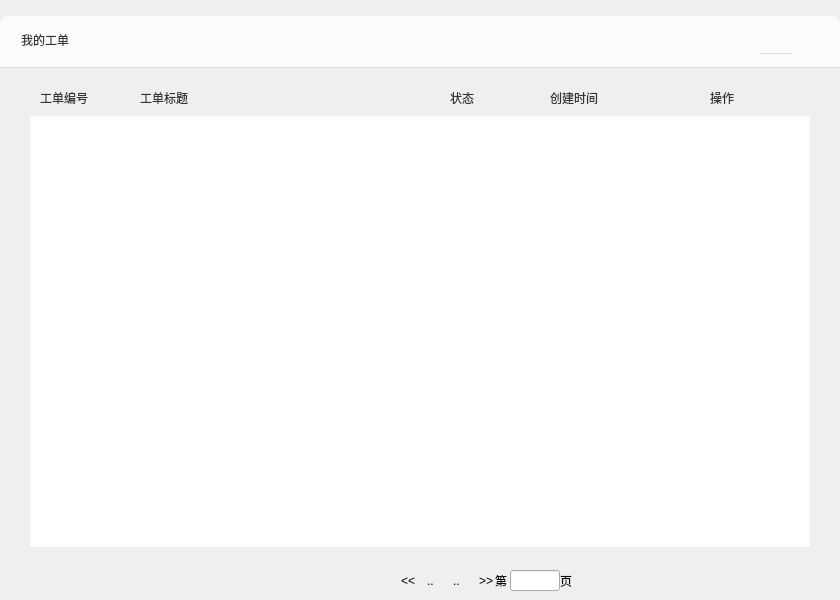
<?xml version="1.0" encoding="UTF-8"?>
<ui version="4.0">
 <class>WorkersWidget</class>
 <widget class="QWidget" name="WorkersWidget">
  <property name="geometry">
   <rect>
    <x>0</x>
    <y>0</y>
    <width>840</width>
    <height>600</height>
   </rect>
  </property>
  <property name="sizePolicy">
   <sizepolicy hsizetype="Fixed" vsizetype="Fixed">
    <horstretch>0</horstretch>
    <verstretch>0</verstretch>
   </sizepolicy>
  </property>
  <property name="minimumSize">
   <size>
    <width>800</width>
    <height>400</height>
   </size>
  </property>
  <property name="maximumSize">
   <size>
    <width>840</width>
    <height>600</height>
   </size>
  </property>
  <property name="windowTitle">
   <string>FinanMemberWidget</string>
  </property>
  <property name="styleSheet">
   <string notr="true">QWidget#FinanMemberWidget{background-color: rgb(255, 255, 255);border-radius:8px;}</string>
  </property>
  <widget class="QListWidget" name="listWidget">
   <property name="geometry">
    <rect>
     <x>30</x>
     <y>116</y>
     <width>780</width>
     <height>431</height>
    </rect>
   </property>
   <property name="sizePolicy">
    <sizepolicy hsizetype="Fixed" vsizetype="Fixed">
     <horstretch>0</horstretch>
     <verstretch>0</verstretch>
    </sizepolicy>
   </property>
   <property name="minimumSize">
    <size>
     <width>740</width>
     <height>310</height>
    </size>
   </property>
   <property name="maximumSize">
    <size>
     <width>780</width>
     <height>600</height>
    </size>
   </property>
   <property name="styleSheet">
    <string notr="true">QListWidget{border-bottom-left-radius:0px;}
QListWidget::Item{background:rgb(255,255,255);}</string>
   </property>
   <property name="frameShape">
    <enum>QFrame::NoFrame</enum>
   </property>
   <property name="verticalScrollBarPolicy">
    <enum>Qt::ScrollBarAsNeeded</enum>
   </property>
   <property name="horizontalScrollBarPolicy">
    <enum>Qt::ScrollBarAlwaysOff</enum>
   </property>
   <property name="selectionMode">
    <enum>QAbstractItemView::SingleSelection</enum>
   </property>
   <property name="selectionBehavior">
    <enum>QAbstractItemView::SelectItems</enum>
   </property>
  </widget>
  <widget class="QLabel" name="label_6">
   <property name="geometry">
    <rect>
     <x>710</x>
     <y>90</y>
     <width>27</width>
     <height>15</height>
    </rect>
   </property>
   <property name="sizePolicy">
    <sizepolicy hsizetype="Preferred" vsizetype="Fixed">
     <horstretch>0</horstretch>
     <verstretch>0</verstretch>
    </sizepolicy>
   </property>
   <property name="minimumSize">
    <size>
     <width>27</width>
     <height>15</height>
    </size>
   </property>
   <property name="maximumSize">
    <size>
     <width>270</width>
     <height>15</height>
    </size>
   </property>
   <property name="styleSheet">
    <string notr="true">font: 14px &quot;微软雅黑&quot;;
color:#333333;
border-bottom:0px;</string>
   </property>
   <property name="text">
    <string>操作</string>
   </property>
  </widget>
  <widget class="QLabel" name="label_4">
   <property name="geometry">
    <rect>
     <x>450</x>
     <y>90</y>
     <width>27</width>
     <height>15</height>
    </rect>
   </property>
   <property name="sizePolicy">
    <sizepolicy hsizetype="Preferred" vsizetype="Fixed">
     <horstretch>0</horstretch>
     <verstretch>0</verstretch>
    </sizepolicy>
   </property>
   <property name="minimumSize">
    <size>
     <width>27</width>
     <height>15</height>
    </size>
   </property>
   <property name="maximumSize">
    <size>
     <width>270</width>
     <height>15</height>
    </size>
   </property>
   <property name="styleSheet">
    <string notr="true">font: 14px &quot;微软雅黑&quot;;
color:#333333;
border-bottom:0px;</string>
   </property>
   <property name="text">
    <string>状态</string>
   </property>
  </widget>
  <widget class="QLabel" name="label">
   <property name="geometry">
    <rect>
     <x>40</x>
     <y>90</y>
     <width>60</width>
     <height>15</height>
    </rect>
   </property>
   <property name="sizePolicy">
    <sizepolicy hsizetype="Preferred" vsizetype="Fixed">
     <horstretch>0</horstretch>
     <verstretch>0</verstretch>
    </sizepolicy>
   </property>
   <property name="minimumSize">
    <size>
     <width>27</width>
     <height>15</height>
    </size>
   </property>
   <property name="maximumSize">
    <size>
     <width>270</width>
     <height>15</height>
    </size>
   </property>
   <property name="styleSheet">
    <string notr="true">font: 14px &quot;微软雅黑&quot;;
color:#333333;
border-bottom:0px;</string>
   </property>
   <property name="text">
    <string>工单编号</string>
   </property>
  </widget>
  <widget class="QWidget" name="TopWidget" native="true">
   <property name="geometry">
    <rect>
     <x>0</x>
     <y>16</y>
     <width>840</width>
     <height>52</height>
    </rect>
   </property>
   <property name="sizePolicy">
    <sizepolicy hsizetype="Fixed" vsizetype="Fixed">
     <horstretch>0</horstretch>
     <verstretch>0</verstretch>
    </sizepolicy>
   </property>
   <property name="minimumSize">
    <size>
     <width>800</width>
     <height>52</height>
    </size>
   </property>
   <property name="maximumSize">
    <size>
     <width>840</width>
     <height>52</height>
    </size>
   </property>
   <property name="styleSheet">
    <string notr="true">background-color: rgb(252, 252, 252);
border-bottom:1px solid rgb(222, 222, 222);
border-top-right-radius:8px;
border-top-left-radius:8px;</string>
   </property>
   <widget class="QLabel" name="labelTitle">
    <property name="geometry">
     <rect>
      <x>21</x>
      <y>15</y>
      <width>80</width>
      <height>18</height>
     </rect>
    </property>
    <property name="sizePolicy">
     <sizepolicy hsizetype="Fixed" vsizetype="Fixed">
      <horstretch>0</horstretch>
      <verstretch>0</verstretch>
     </sizepolicy>
    </property>
    <property name="minimumSize">
     <size>
      <width>80</width>
      <height>18</height>
     </size>
    </property>
    <property name="maximumSize">
     <size>
      <width>80</width>
      <height>18</height>
     </size>
    </property>
    <property name="styleSheet">
     <string notr="true">font: 16px &quot;微软雅黑&quot;;
color: rgb(51, 51, 51);
border-bottom:0px;</string>
    </property>
    <property name="text">
     <string>我的工单</string>
    </property>
   </widget>
   <widget class="QPushButton" name="closeButton">
    <property name="geometry">
     <rect>
      <x>760</x>
      <y>10</y>
      <width>32</width>
      <height>28</height>
     </rect>
    </property>
    <property name="sizePolicy">
     <sizepolicy hsizetype="Fixed" vsizetype="Fixed">
      <horstretch>0</horstretch>
      <verstretch>0</verstretch>
     </sizepolicy>
    </property>
    <property name="minimumSize">
     <size>
      <width>32</width>
      <height>28</height>
     </size>
    </property>
    <property name="maximumSize">
     <size>
      <width>32</width>
      <height>28</height>
     </size>
    </property>
    <property name="styleSheet">
     <string notr="true">QPushButton{border-image: url(:/EntCenterWidget/image/close.png);}
QPushButton:hover,pressed{border-image: url(:/EntCenterWidget/image/close_sel.png);};</string>
    </property>
    <property name="text">
     <string/>
    </property>
   </widget>
  </widget>
  <widget class="QLabel" name="label_2">
   <property name="geometry">
    <rect>
     <x>140</x>
     <y>90</y>
     <width>60</width>
     <height>15</height>
    </rect>
   </property>
   <property name="sizePolicy">
    <sizepolicy hsizetype="Preferred" vsizetype="Fixed">
     <horstretch>0</horstretch>
     <verstretch>0</verstretch>
    </sizepolicy>
   </property>
   <property name="minimumSize">
    <size>
     <width>27</width>
     <height>15</height>
    </size>
   </property>
   <property name="maximumSize">
    <size>
     <width>270</width>
     <height>15</height>
    </size>
   </property>
   <property name="styleSheet">
    <string notr="true">font: 14px &quot;微软雅黑&quot;;
color:#333333;
border-bottom:0px;</string>
   </property>
   <property name="text">
    <string>工单标题</string>
   </property>
  </widget>
  <widget class="QLabel" name="label_5">
   <property name="geometry">
    <rect>
     <x>550</x>
     <y>90</y>
     <width>60</width>
     <height>15</height>
    </rect>
   </property>
   <property name="sizePolicy">
    <sizepolicy hsizetype="Preferred" vsizetype="Fixed">
     <horstretch>0</horstretch>
     <verstretch>0</verstretch>
    </sizepolicy>
   </property>
   <property name="minimumSize">
    <size>
     <width>27</width>
     <height>15</height>
    </size>
   </property>
   <property name="maximumSize">
    <size>
     <width>270</width>
     <height>15</height>
    </size>
   </property>
   <property name="styleSheet">
    <string notr="true">font: 14px &quot;微软雅黑&quot;;
color:#333333;
border-bottom:0px;</string>
   </property>
   <property name="text">
    <string>创建时间</string>
   </property>
  </widget>
  <widget class="QLabel" name="previousPageLabel">
   <property name="geometry">
    <rect>
     <x>401</x>
     <y>563</y>
     <width>16</width>
     <height>36</height>
    </rect>
   </property>
   <property name="toolTip">
    <string>上一页</string>
   </property>
   <property name="text">
    <string>&lt;&lt;</string>
   </property>
  </widget>
  <widget class="QLabel" name="label_3">
   <property name="geometry">
    <rect>
     <x>495</x>
     <y>563</y>
     <width>15</width>
     <height>36</height>
    </rect>
   </property>
   <property name="text">
    <string>第</string>
   </property>
  </widget>
  <widget class="QLabel" name="leftSeparateLabel">
   <property name="geometry">
    <rect>
     <x>427</x>
     <y>563</y>
     <width>16</width>
     <height>36</height>
    </rect>
   </property>
   <property name="toolTip">
    <string>下一页</string>
   </property>
   <property name="text">
    <string>..</string>
   </property>
  </widget>
  <widget class="QLabel" name="nextPageLabel">
   <property name="geometry">
    <rect>
     <x>479</x>
     <y>563</y>
     <width>16</width>
     <height>36</height>
    </rect>
   </property>
   <property name="toolTip">
    <string>下一页</string>
   </property>
   <property name="text">
    <string>&gt;&gt;</string>
   </property>
  </widget>
  <widget class="QLabel" name="label_7">
   <property name="geometry">
    <rect>
     <x>560</x>
     <y>563</y>
     <width>15</width>
     <height>36</height>
    </rect>
   </property>
   <property name="text">
    <string>页</string>
   </property>
  </widget>
  <widget class="QWidget" name="centerPagesWidget" native="true">
   <property name="geometry">
    <rect>
     <x>443</x>
     <y>563</y>
     <width>10</width>
     <height>36</height>
    </rect>
   </property>
  </widget>
  <widget class="QWidget" name="leftPagesWidget" native="true">
   <property name="geometry">
    <rect>
     <x>417</x>
     <y>563</y>
     <width>10</width>
     <height>36</height>
    </rect>
   </property>
  </widget>
  <widget class="QLabel" name="rightSeparateLabel">
   <property name="geometry">
    <rect>
     <x>453</x>
     <y>563</y>
     <width>16</width>
     <height>36</height>
    </rect>
   </property>
   <property name="toolTip">
    <string>下一页</string>
   </property>
   <property name="text">
    <string>..</string>
   </property>
  </widget>
  <widget class="QWidget" name="rightPagesWidget" native="true">
   <property name="geometry">
    <rect>
     <x>469</x>
     <y>563</y>
     <width>10</width>
     <height>36</height>
    </rect>
   </property>
  </widget>
  <widget class="QLineEdit" name="pageLineEdit">
   <property name="geometry">
    <rect>
     <x>510</x>
     <y>570</y>
     <width>50</width>
     <height>21</height>
    </rect>
   </property>
   <property name="minimumSize">
    <size>
     <width>50</width>
     <height>0</height>
    </size>
   </property>
   <property name="maximumSize">
    <size>
     <width>50</width>
     <height>16777215</height>
    </size>
   </property>
   <property name="alignment">
    <set>Qt::AlignCenter</set>
   </property>
  </widget>
 </widget>
 <layoutdefault spacing="6" margin="11"/>
 <resources>
  <include location="EntCenterWidget.qrc"/>
 </resources>
 <connections/>
</ui>
